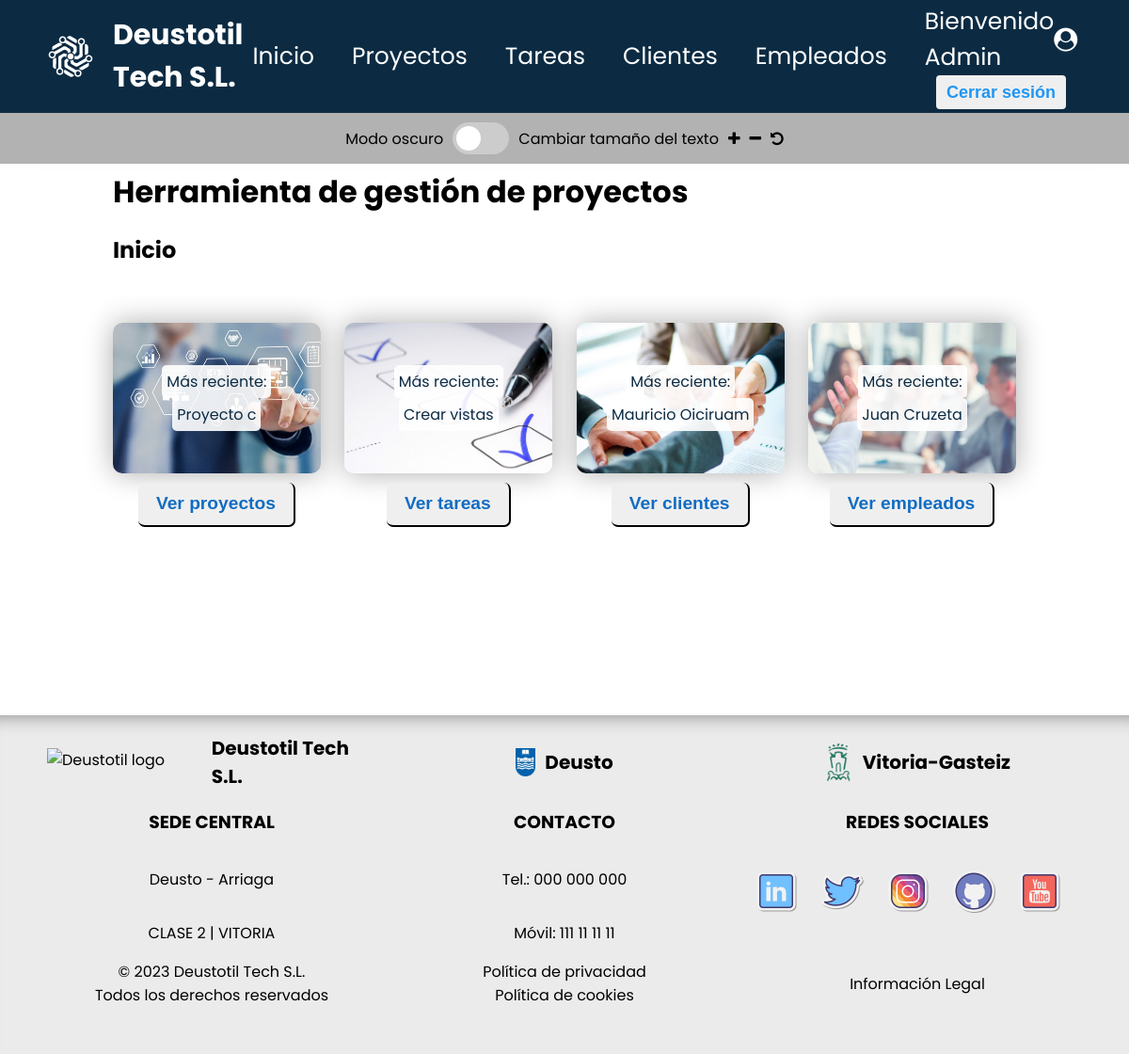
The page /appProyectos/ (signed in) on the database as committed earlier.
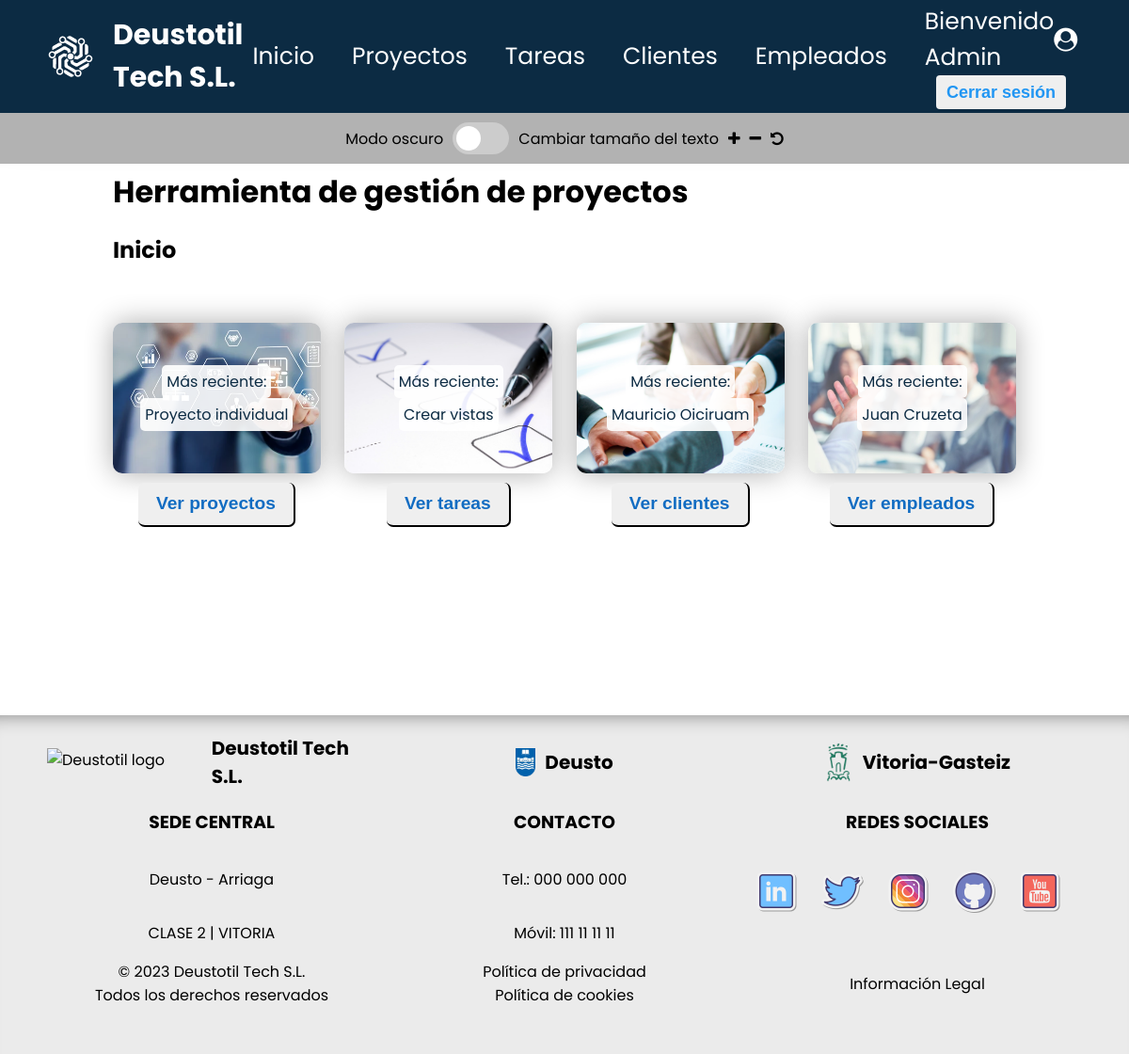
The same page on the database as committed later.
### appProyectos/models.py (models this page shows, shortened)
class Proyecto(models.Model):
    nombre = models.CharField(max_length=155)
    descripcion = models.CharField(max_length=255)
    fecha_inicio = models.DateField()
    fecha_fin = models.DateField()
    presupuesto = models.FloatField()
    cliente = models.ForeignKey(Cliente, on_delete=models.CASCADE)
    responsable = models.ForeignKey(Empleado, on_delete=models.CASCADE)

class Tarea(models.Model):
    nombre = models.CharField(max_length=155)
    descripcion = models.CharField(max_length=255)
    fecha_inicio = models.DateField()
    fecha_fin = models.DateField()
    responsable = models.ForeignKey(Empleado, on_delete=models.CASCADE)
    prioridad = models.ForeignKey(Prioridad, on_delete=models.CASCADE)
    estado = models.ForeignKey(Estado, on_delete=models.CASCADE)
    notas = models.CharField(blank=True, max_length=255)
    proyecto = models.ForeignKey(Proyecto, on_delete=models.CASCADE)

class Cliente(models.Model):
    dni = models.CharField(max_length=9)
    nombre = models.CharField(max_length=155)
    apellido = models.CharField(max_length=155)
    email = models.EmailField(max_length=155)
    telefono = models.IntegerField()

class Empleado(models.Model):
    dni = models.CharField(max_length=9)
    nombre = models.CharField(max_length=155)
    apellido = models.CharField(max_length=155)
    email = models.EmailField(max_length=155)
    telefono = models.IntegerField()

### appProyectos/views.py (the view)
# urls.py: path('', views.Index.as_view(), name='index'),
class Index(LoginRequiredMixin, TemplateView):
    template_name = 'index.html'
    def get_context_data(self, **kwargs):
        context = super().get_context_data(**kwargs)
        context['proyecto'] = Proyecto.objects.last()
        context['tarea'] = Tarea.objects.last()
        context['cliente'] = Cliente.objects.last()
        context['empleado'] = Empleado.objects.last()
        return context

### appProyectos/templates/index.html (shortened to what this page needs)
{% extends "base.html" %}
{% block contenido %}
<section id="section-index">
    <h1>Herramienta de gestión de proyectos</h1>
    <article>
        <h2>Inicio</h2>
        <ul>
            <li>
                {% if proyecto %}
                <a href="{% url 'proyecto' proyecto.id %}">
                    <div style="background-image: url('../static/images/proyecto-img.jpg');" alt="Proyecto reciente">
                        <span>Más reciente:</span>
                        <span>{{ proyecto.nombre }}</span>
                    </div>
                </a>
                {% else %}
                <p>No se han encontrado proyectos recientes.</p>
                {% endif %}
                <a href="{% url 'index proyectos' %}" class="button">
                    <input type="button" class="button-big" value="Ver proyectos">
                </a>
            </li>
            <li>
                {% if tarea %}
                <a href="{% url 'tarea' tarea.id %}">
                    <div style="background-image: url('../static/images/tarea-img.jpg');" alt="Tarea reciente">
                        <span>Más reciente:</span>
                        <span>{{ tarea.nombre }}</span>
                    </div>
                </a>
                {% else %}
                <p>No se han encontrado tareas recientes.</p>
                {% endif %}
                <a href="{% url 'index tareas' %}" class="button">
                    <input type="button" class="button-big" value="Ver tareas">
                </a>
            </li>
            <li>
                {% if cliente %}
                <a href="{% url 'cliente' cliente.id %}">
                    <div style="background-image: url('../static/images/cliente-img.jpg');" alt="Cliente reciente">
                        <span>Más reciente:</span>
                        <span>{{ cliente.nombre }} {{ cliente.apellido }}</span>
                    </div>
                </a>
                {% else %}
                <p>No se han encontrado clientes recientes.</p>
                {% endif %}
                <a href="{% url 'index clientes' %}" class="button">
                    <input type="button" class="button-big" value="Ver clientes">
                </a>
            </li>
            <li>
                {% if empleado %}
                <a href="{% url 'empleado' empleado.id %}">
                    <div style="background-image: url('../static/images/empleado-img.jpg');" alt="Empleado reciente">
                        <span>Más reciente:</span>
                        <span>{{ empleado.nombre }} {{ empleado.apellido }}</span>
                    </div>
                </a>
                {% else %}
                <p>No se han encontrado empleados recientes.</p>
                {% endif %}
                <a href="{% url 'index empleados' %}" class="button">
                    <input type="button" class="button-big" value="Ver empleados">
                </a>
            </li>
        </ul>
    </article>
</section>
{% endblock contenido %}

### appProyectos/templates/base.html (shortened to what this page needs)
{% load static %}
<!DOCTYPE html>
<html lang="es">
<head>
    <link rel="stylesheet" href="{% static 'css/styles.css' %}?v=3.5">
    <link rel="stylesheet" href="https://cdnjs.cloudflare.com/ajax/libs/font-awesome/4.7.0/css/font-awesome.min.css">
</head>
<body>
    <header id="header-container">
        <div id="header-principal">
        <div>
            <a href="{% url 'index' %}">
                <img src="{% static 'images/logo-white.png' %}" alt="Deustotil logo blue" />
                <span class="cambiar-tamaño">Deustotil Tech S.L.</span>
            </a>
        </div>
        <nav>
            <ul>
                {% if request.user.is_authenticated %}
                <li>
                    <a class="link-header" href="{% url 'index' %}">Inicio</a>
                </li>
                <li>
                    <a class="link-header" href="{% url 'index proyectos' %}">Proyectos</a>
                </li>
                <li>
                    <a class="link-header" href="{% url 'index tareas' %}">Tareas</a>
                </li>
                <li>
                    <a class="link-header" href="{% url 'index clientes' %}">Clientes</a>
                </li>
                <li>
                    <a class="link-header" href="{% url 'index empleados' %}">Empleados</a>
                </li>
                <div id="header-account">
                <li>
                    <a class="link-header" href="{% url 'user' %}">Bienvenido {{ request.user | title }} <i class="fa fa-user-circle" aria-hidden="true"></i></a>
                </li>
                <li>
                    <a href="{% url 'logout' %}" class="button"><input type="button" class="button-header" value="Cerrar sesión"></a>
                </li>
                </div>
	            {% endif %}
            </ul>
        </nav>
    </div>
    <div id="accessibility-panel" class="header-light">
        <label for="toggle-darkmode">Modo oscuro</label>
        <label class="switch">
            <span class="slider"></span>
        </label>
        <label for="change-font-size">Cambiar tamaño del texto</label>
        <i class="fa fa-plus" aria-hidden="true" id="aumentar"></i>
        <i class="fa fa-minus" aria-hidden="true" id="reducir"></i>
        <i class="fa fa-undo" aria-hidden="true" id="restaurar"></i>
    </div>
    </header>
    <main>
        {% block contenido %}
        {% endblock contenido %}
    </main>
    <footer id="footer-principal" class="footer-light">
        <div class="footer-container">
            <div class="footer-item1">
                <img src="{% static 'images/logo.png' %}" alt="Deustotil logo white">
                <span>Deustotil Tech S.L.</span>
            </div>
            <div class="footer-item1">
                <img src="{% static 'images/deusto-logo.png' %}" alt="Deusto logo">
                <span>Deusto</span>
            </div>
            <div class="footer-item1">
                <img id="footer-logo-img" src="{% static 'images/vitoria-logo.png' %}" alt="Vitoria-Gasteiz">
                <span >Vitoria-Gasteiz</span>
            </div>
        </div>
        <div class="footer-container">
            <div class="footer-item2">
                <h3>SEDE CENTRAL</h3>
                <p>Deusto - Arriaga</p>
                <p>CLASE 2 | VITORIA</p>
            </div>
            <div class="footer-item2">
                <h3>CONTACTO</h3>
                <a class="link-block" href="tel:000 000 000">
                    <p>Tel.: 000 000 000</p>
                </a>
                <a class="link-block" href="tel:111 111 111">
                    <p>Móvil: 111 11 11 11</p>
                </a>
            </div>
            <div class="footer-item2">
                <h3>REDES SOCIALES</h3>
                <div>
                    <ul>
                        <li>
                            <a href="">
                                <img src="{% static 'images/linkedin-logo.png' %}" alt="logo linkedin">
                            </a>
                        </li>
                        <li>
                            <a href="">
                                <img src="{% static 'images/twitter-logo.png' %}" alt="logo twitter">
                            </a>
                        </li>
                        <li>
                            <a href="">
                                <img src="{% static 'images/instagram-logo.png' %}" alt="logo instagram">
                            </a>
                        </li>
                        <li>
                            <a href="https://github.com/MauricioTS15/proyectoColaborativo">
                                <img src="{% static 'images/github-logo.png' %}" alt="logo github">
                            </a>
                        </li>
                        <li>
                            <a href="">
                                <img src="{% static 'images/youtube-logo.png' %}" alt="logo youtube">
                            </a>
                        </li>
                    </ul>
                </div>
            </div>
        </div>
        <div class="footer-container">
            <div class="footer-item3">
                <span>© 2023 Deustotil Tech S.L.</span>
                <span>Todos los derechos reservados</span>
            </div>
            <div class="footer-item3">
                <a class="link-block" href="">
                    <span>Política de privacidad</span>
                </a>
                <a class="link-block" href="">
                    <span>Política de cookies</span>
                </a>
            </div>
            <div class="footer-item3">
                <a class="link-block" href="">
                    <span>Información Legal</span>
                </a>
            </div>
        </div>
    </footer>
</body>
</html>

### appProyectos/static/css/styles.css (style rules this page uses)
#header-container { position: fixed; width: 100%; z-index: 1; }
#header-principal { background-color: #0C2B43; display: flex; justify-content: space-between; height: 120px; align-items: center; box-shadow: 4px 7px 45px 5px rgba(0, 0, 0, 0.4); }
#header-principal div { display: flex; align-items: center; }
#header-principal div a { display: flex; align-items: center; text-decoration: none; }
#header-principal div a img { display: flex; align-items: center; margin-left: 50px; height: 50px; }
#header-principal div a span { font-size: 30px; color: white; font-weight: bold; margin-left: 20px; }
#header-principal nav { font-size: 25px; cursor: pointer; margin-right: 50px; }
#header-principal nav ul { display: flex; list-style: none; align-items: center; }
#header-principal nav ul li { margin: 0 20px; }
.link-header { color: white; text-decoration: none; }
#header-account { display: flex; flex-direction: column; }
.button-header { border-radius: 4px; padding: 0.4em 0.6em; font-size: large; font-weight: bold; color: rgb(33, 150, 243); transition: transform .1s; border: 0; }
#accessibility-panel { padding: 10px; display: flex; justify-content: center; align-items: center; gap: 10px; }
.header-light { background-color: rgb(178, 178, 178); }
#footer-principal { margin: 0; width: 100%; padding-top: 20px; padding-bottom: 20px; min-height: inherit; }
.footer-light { background-color: rgb(235, 235, 235); box-shadow: 0 20px 20px -20px rgba(0, 0, 0, 0.45) inset; }
.footer-container { display: flex; justify-content: space-between; margin-left: 50px; margin-right: 50px; }
.footer-item1 { display: flex; align-items: center; justify-content: center; width: 350px; }
.footer-item1 img { height: 30px; }
.footer-item1 span { font-size: 20px; font-weight: bold; margin-left: 10px; }
#footer-logo-img { height: 60px; }
.footer-item2 { display: flex; flex-direction: column; align-items: center; width: 350px; }
.footer-item2 ul { display: flex; padding-left: 0; }
.footer-item2 ul li { display: flex; margin-right: 20px; }
.footer-item2 ul li img { width: 50px; transition: transform .1s; }
.footer-item3 { display: flex; width: 350px; flex-direction: column; justify-content: center; align-items: center; }
.link-block { text-decoration: none; color: black; }
body { font-family: 'Poppins', sans-serif; margin: 0 auto; min-height: 40vh; }
main { padding-top: 160px; }
img { max-width: 100%; }
h1 { margin: 0 auto; }
.button { text-decoration: none; }
.button-big { border-radius: 7px; border-top: none; border-left: none; padding: 0.6em 1em; font-size: larger; font-weight: bold; color: rgb(17, 108, 194); transition: transform .1s; }
#section-index { margin: 20px 10vw 20px 10vw; height: 70vh; }
#section-index h1 { font-size: 2em; margin-bottom: 0.5em; }
#section-index article ul { width: 100%; display: flex; justify-content: space-between; padding: 0; margin-top: 60px; }
#section-index article ul li { list-style: none; width: 23%; }
#section-index article ul li a { width: 100%; text-decoration: none; display: flex; flex-direction: column; align-items: center; }
#section-index article ul li a div { width: 100%; align-items: center; height: 160px; max-width: 100%; border-radius: 10px; box-shadow: rgb(173, 173, 173) 0px 0px 30px 0px; background-repeat: no-repeat; margin-bottom: 10px; display: flex; justify-content: center; flex-direction: column; background-size: cover; transition: transform .1s; }
#section-index article ul li a div span { border-radius: 5px; padding: 5px; color: #0C2B43; background-color: rgba(255, 255, 255, 0.9); text-align: center; }
.switch { position: relative; display: inline-block; width: 60px; height: 34px; }
.slider { position: absolute; cursor: pointer; top: 0; left: 0; right: 0; bottom: 0; background-color: #ccc; -webkit-transition: .4s; transition: .4s; border-radius: 34px; }
.slider:before { position: absolute; content: ""; height: 26px; width: 26px; left: 4px; bottom: 4px; background-color: white; -webkit-transition: .4s; transition: .4s; border-radius: 50%; }

Rows that differ between the two databases and show on the page:
removed Proyecto: nombre "Proyecto c"
now on this page (row unchanged): Proyecto: nombre "Proyecto individual"
